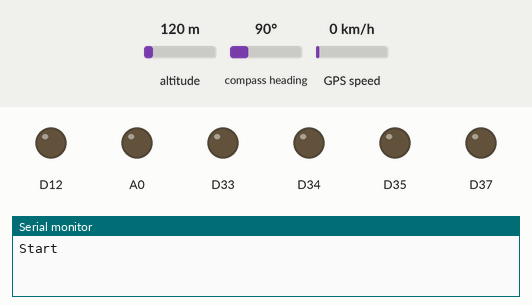
This program was run on a simulated nRF52 board. On the bench: output pins drawn as LEDs (lit = HIGH), the last lines printed to the serial monitor. The inputs (shaded band) are chosen by the test bench; at power-on: altitude 120 m, compass heading 90°, GPS speed 0 km/h. The GPS gets a fix after 3 s at 37.7749, -122.4194 with 8 satellites.

Above: at 0.1 s.
At 4.1 s:
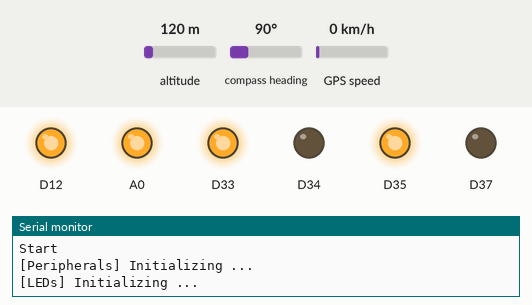
At 7.2 s:
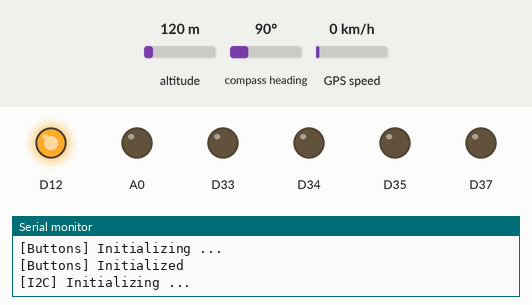
At 8.7 s:
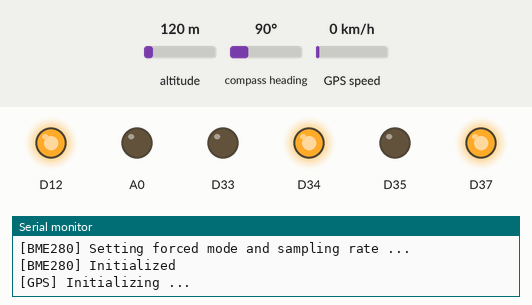
Timing chart, 0 to 10.2 s (numbered marks = the images above):
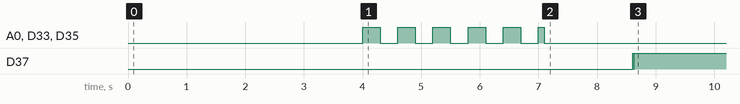

The program:

main.cpp
```cpp
// (licence header left out)
#include "main.h"

int      x    = 0;
uint32_t last = 0;

void     setup()
{
    SERIAL_MON.begin(115200);
    SERIAL_MON.println("Start\n");
    delay(2000);

    setupBoard();

#ifdef BME280
    setupBME280();
#endif

    setupGPS();

    delay(1000);

    SERIAL_MON.println("Setup finished...");
}

void loop()
{
    while (SERIAL_GPS.available() > 0)
        gps->encode(SERIAL_GPS.read());

    if (millis() - last > 5000)
    {
        if (gps->location.isUpdated())
        {
            SERIAL_MON.print(F("LOCATION   Fix Age="));
            SERIAL_MON.print(gps->location.age());
            SERIAL_MON.print(F("ms Raw Lat="));
            SERIAL_MON.print(gps->location.rawLat().negative ? "-" : "+");
            SERIAL_MON.print(gps->location.rawLat().deg);
            SERIAL_MON.print("[+");
            SERIAL_MON.print(gps->location.rawLat().billionths);
            SERIAL_MON.print(F(" billionths],  Raw Long="));
            SERIAL_MON.print(gps->location.rawLng().negative ? "-" : "+");
            SERIAL_MON.print(gps->location.rawLng().deg);
            SERIAL_MON.print("[+");
            SERIAL_MON.print(gps->location.rawLng().billionths);
            SERIAL_MON.print(F(" billionths],  Lat="));
            SERIAL_MON.print(gps->location.lat(), 6);
            SERIAL_MON.print(F(" Long="));
            SERIAL_MON.println(gps->location.lng(), 6);
        }

        if (gps->date.isUpdated())
        {
            SERIAL_MON.print(F("DATE       Fix Age="));
            SERIAL_MON.print(gps->date.age());
            SERIAL_MON.print(F("ms Raw="));
            SERIAL_MON.print(gps->date.value());
            SERIAL_MON.print(F(" Year="));
            SERIAL_MON.print(gps->date.year());
            SERIAL_MON.print(F(" Month="));
            SERIAL_MON.print(gps->date.month());
            SERIAL_MON.print(F(" Day="));
            SERIAL_MON.println(gps->date.day());
        }

        if (gps->time.isUpdated())
        {
            SERIAL_MON.print(F("TIME       Fix Age="));
            SERIAL_MON.print(gps->time.age());
            SERIAL_MON.print(F("ms Raw="));
            SERIAL_MON.print(gps->time.value());
            SERIAL_MON.print(F(" Hour="));
            SERIAL_MON.print(gps->time.hour());
            SERIAL_MON.print(F(" Minute="));
            SERIAL_MON.print(gps->time.minute());
            SERIAL_MON.print(F(" Second="));
            SERIAL_MON.print(gps->time.second());
            SERIAL_MON.print(F(" Hundredths="));
            SERIAL_MON.println(gps->time.centisecond());
        }

        if (gps->speed.isUpdated())
        {
            SERIAL_MON.print(F("SPEED      Fix Age="));
            SERIAL_MON.print(gps->speed.age());
            SERIAL_MON.print(F("ms Raw="));
            SERIAL_MON.print(gps->speed.value());
            SERIAL_MON.print(F(" Knots="));
            SERIAL_MON.print(gps->speed.knots());
            SERIAL_MON.print(F(" MPH="));
            SERIAL_MON.print(gps->speed.mph());
            SERIAL_MON.print(F(" m/s="));
            SERIAL_MON.print(gps->speed.mps());
            SERIAL_MON.print(F(" km/h="));
            SERIAL_MON.println(gps->speed.kmph());
        }

        if (gps->course.isUpdated())
        {
            SERIAL_MON.print(F("COURSE     Fix Age="));
            SERIAL_MON.print(gps->course.age());
            SERIAL_MON.print(F("ms Raw="));
            SERIAL_MON.print(gps->course.value());
            SERIAL_MON.print(F(" Deg="));
            SERIAL_MON.println(gps->course.deg());
        }

        if (gps->altitude.isUpdated())
        {
            SERIAL_MON.print(F("ALTITUDE   Fix Age="));
            SERIAL_MON.print(gps->altitude.age());
            SERIAL_MON.print(F("ms Raw="));
            SERIAL_MON.print(gps->altitude.value());
            SERIAL_MON.print(F(" Meters="));
            SERIAL_MON.print(gps->altitude.meters());
            SERIAL_MON.print(F(" Miles="));
            SERIAL_MON.print(gps->altitude.miles());
            SERIAL_MON.print(F(" KM="));
            SERIAL_MON.print(gps->altitude.kilometers());
            SERIAL_MON.print(F(" Feet="));
            SERIAL_MON.println(gps->altitude.feet());
        }

        if (gps->satellites.isUpdated())
        {
            SERIAL_MON.print(F("SATELLITES Fix Age="));
            SERIAL_MON.print(gps->satellites.age());
            SERIAL_MON.print(F("ms Value="));
            SERIAL_MON.println(gps->satellites.value());
        }

        if (gps->hdop.isUpdated())
        {
            SERIAL_MON.print(F("HDOP       Fix Age="));
            SERIAL_MON.print(gps->hdop.age());
            SERIAL_MON.print(F("ms Value="));
            SERIAL_MON.println(gps->hdop.value());
        }

        if (gps->charsProcessed() < 10)
            Serial.println(F("WARNING: No GPS data.  Check wiring."));
        last = millis();
        Serial.println();
    }

    SERIAL_MON.println();

    // /* Get BME sensor data */
    // getEnvironmentalData();

    delay(500);

    delay(2500);
}
```

main.h
```cpp
// (licence header left out)
/*** General includes ***/
#include <Arduino.h>

/*** Board setup ***/
#include "configuration.h"
#include "t-echo.h"
#include "sh_board.h"

/*** LoRa setup ***/
// #include "sh_lora.h"

/*** BME280 setup ***/
#include "sh_bme280.h"
Adafruit_BME280 bme;
float           temperature, humidity, pressure;

/*** E-paper setup ***/
// #include "sh_epd.h"

/*** GPS setup ***/
#include "sh_gps.h"
TinyGPSPlus *gps;
float        latitude, longitude, altitude;
int          hdop, sats;
```

sh_bme280.h
```cpp
// (licence header left out)
#ifndef _SH_BME280_H_
#define _SH_BME280_H_

#if defined BME280
#include "configuration.h"
#include "t-echo.h"
#include <Adafruit_BME280.h>
#include <Adafruit_Sensor.h>

/** Variables **/
extern Adafruit_BME280 bme;
extern float           temperature, humidity, pressure;

/** Function Prototypes **/
void setupBME280();
void getEnvironmentalData();

#endif // defined BME280
#endif // _SH_BME280_H_
```

sh_board.h
```cpp
// (licence header left out)
#ifndef _SH_BOARD_H_
#define _SH_BOARD_H_

/*** Includes ***/
#include "configuration.h"
#include "t-echo.h"
#include <SPI.h>
#include <Wire.h>

/*** Variables ***/
extern bool  isBatteryConnect;
extern float batteryVoltage;
const float  maxBattVoltage  = 4.2;
const int    minBatteryLevel = 3000;

/*** Function prototypes ***/
void  setupBoard();
void  i2cInit();
void  spiInit();
void  ledInit();
void  buttonInit();
bool  checkBattery();
float getBatteryVoltage();
int   getBatteryLevel();

#endif // _SH_BOARD_H_
```

sh_gps.h
```cpp
// (licence header left out)
#ifndef _SH_GPS_H_
#define _SH_GPS_H_

#include "configuration.h"
#include "t-echo.h"
#include <TinyGPS++.h>

extern TinyGPSPlus *gps;

/*** Variables ***/

extern float latitude, longitude, altitude;
extern int   hdop, sats;
extern bool  hasGPSFix;

/*** Function prototypes ***/
void setupGPS();

#endif // _SH_GPS_H_
```

sh_logo.h
```cpp
#ifndef _SH_LOGO_H_
#define _SH_LOGO_H_

extern const unsigned char Fichte[];

#endif // _SH_LOGO_H_
```

t-echo.h
```cpp
// (licence header left out)
#ifndef _T_ECHO_H_
#define _T_ECHO_H_

/*** Pin defines ***/
#ifndef _PINNUM
#define _PINNUM(port, pin) ((port)*32 + (pin))
#endif

#define EPD_MISO       _PINNUM(1, 6)
#define EPD_MOSI       _PINNUM(0, 29)
#define EPD_SCLK       _PINNUM(0, 31)
#define EPD_CS         _PINNUM(0, 30)
#define EPD_DC         _PINNUM(0, 28)
#define EPD_RST        _PINNUM(0, 2)
#define EPD_BUSY       _PINNUM(0, 3)
#define EPD_BACKLIGHT  _PINNUM(1, 11)

#define LORA_MISO      _PINNUM(0, 23)
#define LORA_MOSI      _PINNUM(0, 22)
#define LORA_SCLK      _PINNUM(0, 19)
#define LORA_CS        _PINNUM(0, 24)
#define LORA_RST       _PINNUM(0, 25)
#define LORA_DIO0      _PINNUM(0, 15)
#define LORA_DIO1      _PINNUM(0, 20)
#define LORA_DIO3      _PINNUM(0, 21)
#define LORA_BUSY      _PINNUM(0, 17)

#define FLASH_CS       _PINNUM(1, 15)
#define FLASH_SCLK     _PINNUM(1, 14)
#define FLASH_MISO     _PINNUM(1, 13)
#define FLASH_MOSI     _PINNUM(1, 12)

#define TOUCH_PIN      _PINNUM(0, 11)

#define ADC_PIN        _PINNUM(0, 4)

#define SDA_PIN        _PINNUM(0, 26)
#define SCL_PIN        _PINNUM(0, 27)

#define RTC_INT_PIN    _PINNUM(0, 16)

#define GPS_RX_PIN     _PINNUM(1, 9)
#define GPS_TX_PIN     _PINNUM(1, 8)
#define GPS_WAKEUP_PIN _PINNUM(1, 2)
#define GPS_RESET_PIN  _PINNUM(1, 5)
#define GPS_PPS_PIN    _PINNUM(1, 4)

#define BUTTON_PIN     _PINNUM(1, 10)

#define POWER_EN_PIN   _PINNUM(0, 12)
#define POWER_EN2_PIN  _PINNUM(0, 13)

#define GREEN_LED_PIN  _PINNUM(1, 1)
#define RED_LED_PIN    _PINNUM(1, 3)
#define BLUE_LED_PIN   _PINNUM(0, 14)

/*** better human readable labels for serial connections ***/
#define SERIAL_MON Serial
#define SERIAL_GPS Serial2

#endif // _T_ECHO_H_
```

sh_bme280.cpp
```cpp
// (licence header left out)
#include "configuration.h"

#if defined BME280
#include "sh_bme280.h"

void setupBME280()
{
    SERIAL_MON.println("[BME280] Initializing ...");

    SERIAL_MON.println(bme.begin());
    // if (!bme.begin())
    // {
    //     SERIAL_MON.println("[BME280] Missing, check configuration ...");
    //     while (1)
    //         delay(10);
    // }

    SERIAL_MON.println("[BME280] Setting forced mode and sampling rate ...");

    // clang-format off
    bme.setSampling(Adafruit_BME280::MODE_FORCED,
                    Adafruit_BME280::SAMPLING_X16,
                    Adafruit_BME280::SAMPLING_X16,
                    Adafruit_BME280::SAMPLING_X16,
                    Adafruit_BME280::FILTER_OFF,
                    Adafruit_BME280::STANDBY_MS_0_5);
    // clang-format on

    SERIAL_MON.println("[BME280] Initialized");
}

/**
 * @brief Get the Environmental Data object
 *
 */
void getEnvironmentalData()
{
    bme.takeForcedMeasurement();
    temperature = bme.readTemperature();
    humidity    = bme.readHumidity();
    pressure    = bme.readPressure();
}

#endif
```

sh_board.cpp
```cpp
// (licence header left out)
#include "sh_board.h"

void setupBoard()
{
    pinMode(POWER_EN_PIN, OUTPUT);
    digitalWrite(POWER_EN_PIN, HIGH);

    SERIAL_MON.begin(115200);
    SERIAL_MON.println("Start\n");
    delay(2000);

    SERIAL_MON.println("[Peripherals] Initializing ...");
    SERIAL_MON.flush();

    ledInit();

    buttonInit();

    i2cInit();

    SERIAL_MON.println("[Peripherals] Initialized");
}

void i2cInit()
{
    SERIAL_MON.println("[I2C] Initializing ...");

    Wire.setPins(SDA_PIN, SCL_PIN);
    Wire.begin();
    delay(500);

    SERIAL_MON.println("[I2C] Initialized");
}

void spiInit()
{
    SERIAL_MON.println("[SPI] Initializing ...");

    // SPI.setPins(LORA_MISO, LORA_SCLK, LORA_MOSI);
    SERIAL_MON.println("[SPI] Initialized");
}

void ledInit()
{
    SERIAL_MON.println("[LEDs] Initializing ...");

    pinMode(RED_LED_PIN, OUTPUT);
    pinMode(BLUE_LED_PIN, OUTPUT);
    pinMode(GREEN_LED_PIN, OUTPUT);
    digitalWrite(RED_LED_PIN, LOW);
    digitalWrite(BLUE_LED_PIN, LOW);
    digitalWrite(GREEN_LED_PIN, LOW);

    int i = 10;
    while (i--)
    {
        digitalWrite(BLUE_LED_PIN, !digitalRead(BLUE_LED_PIN));
        digitalWrite(RED_LED_PIN, !digitalRead(RED_LED_PIN));
        digitalWrite(GREEN_LED_PIN, !digitalRead(GREEN_LED_PIN));
        delay(300);
    }

    digitalWrite(BLUE_LED_PIN, HIGH);
    digitalWrite(RED_LED_PIN, HIGH);
    digitalWrite(GREEN_LED_PIN, HIGH);

    delay(100);

    digitalWrite(RED_LED_PIN, LOW);
    digitalWrite(BLUE_LED_PIN, LOW);
    digitalWrite(GREEN_LED_PIN, LOW);

    SERIAL_MON.println("[LEDs] Initialized");
}

void buttonInit()
{
    SERIAL_MON.println("[Buttons] Initializing ...");

    pinMode(BUTTON_PIN, INPUT_PULLUP);
    pinMode(TOUCH_PIN, INPUT_PULLUP);

    SERIAL_MON.println("[Buttons] Initialized");
}
```

sh_gps.cpp
```cpp
// (licence header left out)
#include "sh_gps.h"

void setupGPS()
{
    SERIAL_MON.println("[GPS] Initializing ...");

    SERIAL_GPS.setPins(GPS_RX_PIN, GPS_TX_PIN);
    SERIAL_GPS.begin(4800);
    delay(250);
    SERIAL_GPS.write("$PCAS01,1*1D\r\n");
    delay(250);
    SERIAL_GPS.end();
    delay(250);
    SERIAL_GPS.begin(9600);
    delay(250);

    // pinMode(GPS_PPS_PIN, INPUT);

    pinMode(GPS_WAKEUP_PIN, OUTPUT);
    digitalWrite(GPS_WAKEUP_PIN, HIGH);

    delay(10);
    pinMode(GPS_RESET_PIN, OUTPUT);
    digitalWrite(GPS_RESET_PIN, HIGH);
    delay(10);
    digitalWrite(GPS_RESET_PIN, LOW);
    delay(10);
    digitalWrite(GPS_RESET_PIN, HIGH);
    gps = new TinyGPSPlus();

    delay(500);

    SERIAL_MON.println("[GPS] Initialized ...");
}
```

sh_lora.cpp
```cpp
// (licence header left out)

```

configuration.h
```cpp
// (licence header left out)
/*** Configuration ***/
#define BME280 // comment out if you have a T-Echo without BME280
#define DEBUG  // comment out to remove debug messages from serial bus
```

Source omitted: sh_logo.cpp (data table, 30716 bytes)
